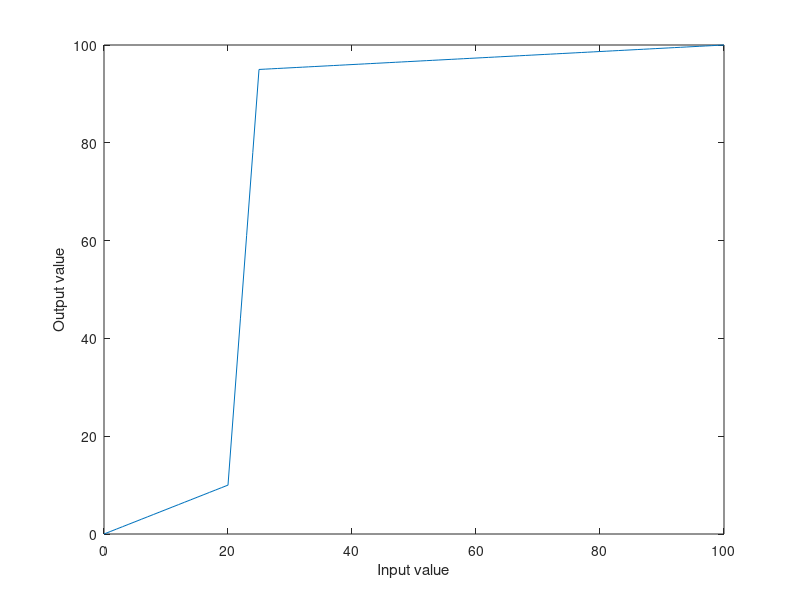

Recreate this plot in MATLAB.
clear all
close all

a = 0:100;

r1 = 0;     s1 = 0;
r2 = 20;    s2 = 10;
r3 = 25;    s3 = 95;
r4 = 100;   s4 = 100;

b = zeros(size(a));

temp = r1 <= a & r2 > a;
temp = double(temp).*a;
temp = (temp-r1)*((s2-s1)/(r2-r1));
temp(temp>=0) = temp(temp>=0) + s1;
temp(temp<0) = 0;
b = b + temp;

temp = r2 <= a & r3 > a;
temp = double(temp).*a;
temp = (temp-r2)*((s3-s2)/(r3-r2));
temp(temp>=0) = temp(temp>=0) + s2;
temp(temp<0) = 0;
b = b + temp;

temp = r3 <= a & r4 >= a;
temp = double(temp).*a;
temp = (temp-r3)*((s4-s3)/(r4-r3));
temp(temp>=0) = temp(temp>=0) + s3;
temp(temp<0) = 0;
b = b + temp;

figure(1)
plot(a, b)
xlabel('Input value')
ylabel('Output value')